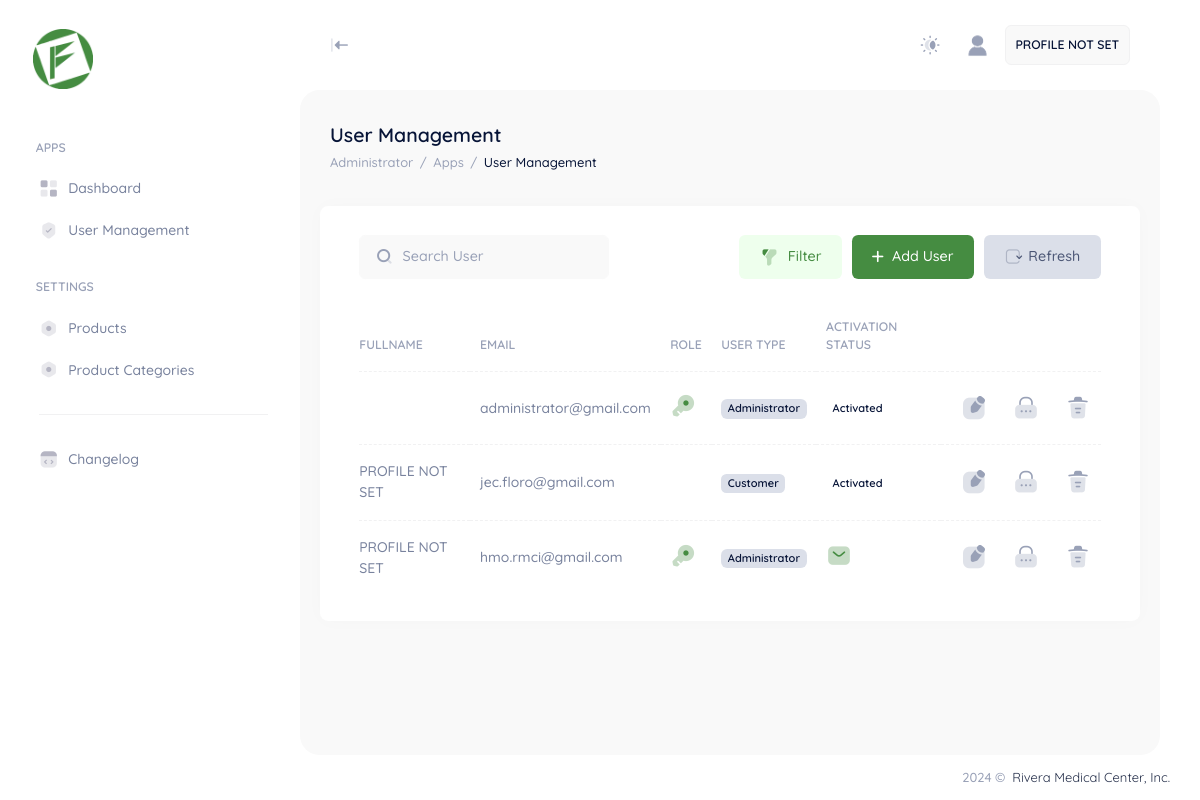
The app's page /user/administrator/usermanagement.php (signed in), older data.
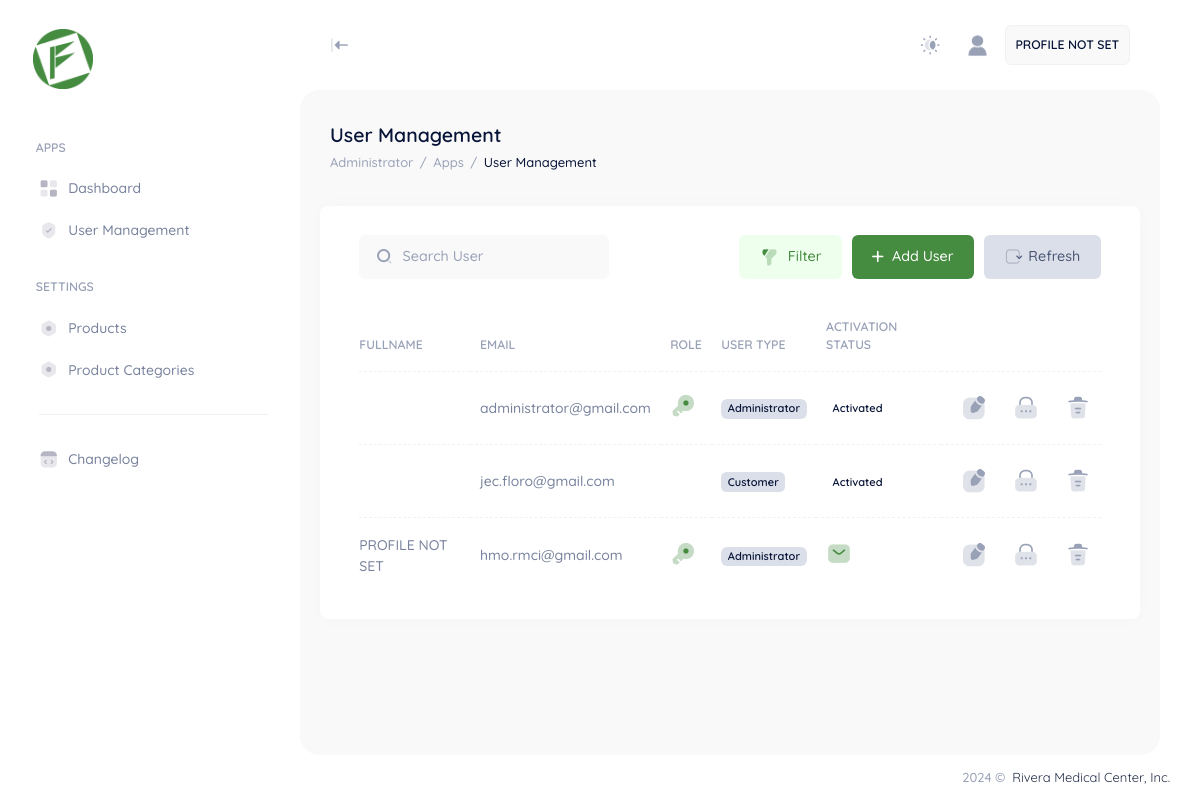
The same page, newer data.
### tables this page shows
CREATE TABLE IF NOT EXISTS `appsysusers` (
  `PK_appsysUsers` int NOT NULL AUTO_INCREMENT COMMENT 'AUTO GENERATED ID PER USER',
  `user_email` varchar(100) DEFAULT NULL COMMENT 'HASHED EMAIL',
  `user_password` longtext COMMENT 'HASHED PASSWORD',
  `user_empId` varchar(255) DEFAULT NULL COMMENT 'USER EMPLOYEE ID',
  `user_recoveryCode` varchar(255) DEFAULT NULL COMMENT 'HASHED RECOVERY CODE',
  `user_activationCode` varchar(255) DEFAULT NULL COMMENT 'HASHED ACTIVATION CODE',
  `user_secret` varchar(255) DEFAULT NULL,
  `isSecret` bit(1) DEFAULT NULL,
  `isActivated` bit(1) DEFAULT NULL,
  `isDisabled` bit(1) DEFAULT NULL,
  `isDeactivated` bit(1) DEFAULT NULL,
  `isAdmin` bit(1) DEFAULT NULL,
  `isCustomer` bit(1) DEFAULT NULL,
  `isBranchManager` bit(1) DEFAULT NULL,
  `isCreditInvestigator` bit(1) DEFAULT NULL,
  `isCreditCoordinator` bit(1) DEFAULT NULL,
  `isCashier` bit(1) DEFAULT NULL,
  `FK_geolocation` varchar(255) DEFAULT NULL COMMENT 'GEOLOCATION REFERENCE CODE',
  `FK_mscinfoChildrens` varchar(255) DEFAULT NULL COMMENT 'TABLE MSCINFOCHILDRENS',
  `FK_mscinfoRelatives` varchar(255) DEFAULT NULL COMMENT 'TABLE MSCINFORELATIVES',
  `FK_mscinfoNeighbors` varchar(255) DEFAULT NULL COMMENT 'TABLE MSCINFONEIGHBORS',
  `userLastname` longtext,
  `userFirstName` varchar(500) DEFAULT NULL,
  `userMiddleName` varchar(500) DEFAULT NULL,
  `userNickName` varchar(500) DEFAULT NULL,
  `userGender` int DEFAULT NULL,
  `userCivilStatus` varchar(500) DEFAULT NULL,
  `userNationality` varchar(500) DEFAULT NULL,
  `userAge` int DEFAULT NULL,
  `userDateofBirth` date DEFAULT NULL,
  `userPlaceofBirth` longtext,
  `userContactNumber` varchar(500) DEFAULT NULL,
  `userAddress` longtext,
  `userFullName` varchar(500) DEFAULT NULL,
  PRIMARY KEY (`PK_appsysUsers`) USING BTREE
);

### user/administrator/usermanagement.php (the view, shortened to what the rows shown need)
<?php
include '../../app/sessions/AuthSession.php';
include '../../app/sessions/AdministratorSession.php';
try {
    $conn = new PDO("mysql:host=$fa_dbserver;dbname=$fa_dbname", $fa_dbuser, $fa_dbpassword);
    $conn->setAttribute(PDO::ATTR_ERRMODE, PDO::ERRMODE_EXCEPTION);
    $usercode = $_SESSION['session_usercode'];
    $userprofile = $conn->prepare("SELECT * FROM appsysusers WHERE PK_appsysUsers = '$usercode'");
    $userprofile->execute();
    $ruserprofile = $userprofile->fetch(PDO::FETCH_ASSOC);
    $user = $conn->prepare("SELECT * FROM appsysusers");
    $user->execute();
    $cuser = $user->rowCount();
} catch (PDOException $e) {
    echo "Error: " . $e->getMessage();
}
?>
<!DOCTYPE html>
<html lang="en">
<head>
    <link href="../../assets/plugins/custom/leaflet/leaflet.bundle.css" rel="stylesheet" type="text/css" />
    <link href="../../assets/plugins/custom/datatables/datatables.bundle.css" rel="stylesheet" type="text/css" />
    <link href="../../assets/plugins/global/plugins.bundle.css" rel="stylesheet" type="text/css" />
    <link href="../../assets/css/style.bundle.css" rel="stylesheet" type="text/css" />
    <link href="../../assets/css/custom.bundle.css" rel="stylesheet" type="text/css" />
</head>
<body id="kt_body" class="header-fixed header-tablet-and-mobile-fixed toolbar-enabled aside-fixed aside-default-enabled user-select-none">
    <div class="d-flex flex-column flex-root">
        <div class="page d-flex flex-row flex-column-fluid">
            <div class="wrapper d-flex flex-column flex-row-fluid" id="kt_wrapper">
                <div class="content fs-6 d-flex flex-column flex-column-fluid" id="kt_content">
                    <div class="toolbar" id="kt_toolbar">
                        <div class=" container-fluid d-flex flex-stack flex-wrap flex-sm-nowrap">
                            <div class="d-flex flex-column align-items-start justify-content-center flex-wrap me-2">
                                <h1 class="text-dark fw-bold my-1 fs-2">
                                    User Management <small class="text-muted fs-6 fw-normal ms-1"></small>
                                </h1>
                            </div>
                        </div>
                    </div>
                    <div class="post fs-6 d-flex flex-column-fluid" id="kt_post">
                        <div class="container-fluid">
                            <div class="row g-xl-12">
                                <div class="col-xxl-12">
                                    <div class="row g-xl-12">
                                        <div class="card">
                                            <div class="card-body py-4">
                                                <table class="table align-middle table-row-dashed fs-6 gy-5" id="tb_Usermanagement">
                                                    <thead>
                                                        <tr class="text-start text-muted fw-bold fs-7 text-uppercase gs-0">
                                                            <th>Fullname</th>
                                                            <th>Email</th>
                                                            <th>Role</th>
                                                            <th>User Type</th>
                                                            <th>Activation Status</th>
                                                            <th></th>
                                                        </tr>
                                                    </thead>
                                                    <tbody class="text-gray-600 fw-semibold">
                                                        <?php if ($cuser > 0) { ?>
                                                            <?php while ($ruser = $user->fetch(PDO::FETCH_ASSOC)) { ?>
                                                                <tr>
                                                                    <td>
                                                                        <?php if ($ruser["userFullName"] != "") { ?>
                                                                            <?php echo $ruserprofile["userFullName"]; ?>
                                                                        <?php } else { ?>
                                                                            PROFILE NOT SET
                                                                        <?php } ?>
                                                                    </td>
                                                                    <td><?php echo $ruser["user_email"]; ?></td>
                                                                    <td>
                                                                        <?php if ($ruser["isAdmin"] == 1) { ?>
                                                                            <i class="ki-duotone ki-key fs-2x text-primary">
                                                                                <span class="path1"></span>
                                                                            </i>
                                                                        <?php } ?>
                                                                    </td>
                                                                    <td>
                                                                        <?php if ($ruser["isAdmin"] == 1) { ?>
                                                                            <span class="badge bg-secondary text-dark rounded">Administrator</span>
                                                                        <?php } ?>
                                                                        <?php if ($ruser["isCustomer"] == 1) { ?>
                                                                            <span class="badge bg-secondary text-dark">Customer</span>
                                                                        <?php } ?>
                                                                    </td>
                                                                    <td>
                                                                        <?php if ($ruser["isActivated"] == 0) { ?>
                                                                            <i class="ki-duotone ki-sms fs-2x text-primary">
                                                                                <span class="path1"></span>
                                                                            </i>
                                                                        <?php } else { ?>
                                                                            <span class="badge bg-darkgreen">Activated</span>
                                                                        <?php } ?>
                                                                    </td>
                                                                    <td class="text-end datainput">
                                                                        <div class="d-flex justify-content-end gap-2">
                                                                            <div class="tableaction-hover rounded pt-2 pb-1 ps-3 pe-3" data-ii-val="<?php echo $ruser["PK_appsysUsers"]; ?>" data-ii-input-edit-action="edit">
                                                                                <i class="ki-duotone ki-notepad-edit fs-2x">
                                                                                    <span class="path1"></span>
                                                                                </i>
                                                                            </div>
                                                                            <div class="tableaction-hover rounded pt-2 pb-1 ps-3 pe-3" data-ii-val="<?php echo $ruser["PK_appsysUsers"]; ?>" data-ii-input-lock-action="lock">
                                                                                <i class="ki-duotone ki-lock-2 fs-2x">
                                                                                    <span class="path1"></span>
                                                                                </i>
                                                                            </div>
                                                                            <div class="tableaction-hover rounded pt-2 pb-1 ps-3 pe-3" data-ii-val="<?php echo $ruser["PK_appsysUsers"]; ?>" data-ii-input-delete-action="delete">
                                                                                <i class="ki-duotone ki-trash fs-2x">
                                                                                    <span class="path1"></span>
                                                                                </i>
                                                                            </div>
                                                                        </div>
                                                                    </td>
                                                                </tr>
                                                            <?php } ?>
                                                        <?php } ?>
                                                    </tbody>
                                                </table>
                                            </div>
                                        </div>
                                    </div>
                                </div>
                            </div>
                        </div>
                    </div>
                </div>
            </div>
        </div>
    </div>
</body>
</html>

Row changes from the older to the newer data that the page shows:
changed appsysusers "jec.floro@gmail.com": no longer shows "PROFILE NOT SET"
